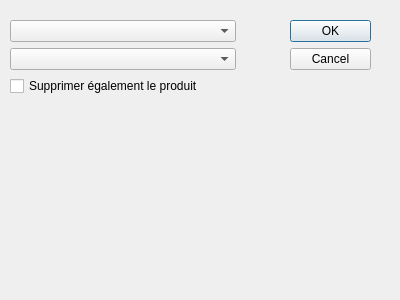
<?xml version="1.0" encoding="UTF-8"?>
<ui version="4.0">
 <class>SupprimerProduit</class>
 <widget class="QDialog" name="SupprimerProduit">
  <property name="geometry">
   <rect>
    <x>0</x>
    <y>0</y>
    <width>400</width>
    <height>300</height>
   </rect>
  </property>
  <property name="windowTitle">
   <string>Dialog</string>
  </property>
  <widget class="QDialogButtonBox" name="buttonBox">
   <property name="geometry">
    <rect>
     <x>290</x>
     <y>20</y>
     <width>81</width>
     <height>241</height>
    </rect>
   </property>
   <property name="orientation">
    <enum>Qt::Vertical</enum>
   </property>
   <property name="standardButtons">
    <set>QDialogButtonBox::Cancel|QDialogButtonBox::Ok</set>
   </property>
  </widget>
  <widget class="QWidget" name="layoutWidget">
   <property name="geometry">
    <rect>
     <x>10</x>
     <y>20</y>
     <width>226</width>
     <height>77</height>
    </rect>
   </property>
   <layout class="QVBoxLayout" name="verticalLayout">
    <item>
     <widget class="QComboBox" name="comboproduit"/>
    </item>
    <item>
     <widget class="QComboBox" name="comborecette"/>
    </item>
    <item>
     <widget class="QCheckBox" name="checkBox">
      <property name="text">
       <string>Supprimer également le produit</string>
      </property>
     </widget>
    </item>
   </layout>
  </widget>
 </widget>
 <resources/>
 <connections>
  <connection>
   <sender>buttonBox</sender>
   <signal>accepted()</signal>
   <receiver>SupprimerProduit</receiver>
   <slot>accept()</slot>
   <hints>
    <hint type="sourcelabel">
     <x>248</x>
     <y>254</y>
    </hint>
    <hint type="destinationlabel">
     <x>157</x>
     <y>274</y>
    </hint>
   </hints>
  </connection>
  <connection>
   <sender>buttonBox</sender>
   <signal>rejected()</signal>
   <receiver>SupprimerProduit</receiver>
   <slot>reject()</slot>
   <hints>
    <hint type="sourcelabel">
     <x>316</x>
     <y>260</y>
    </hint>
    <hint type="destinationlabel">
     <x>286</x>
     <y>274</y>
    </hint>
   </hints>
  </connection>
 </connections>
</ui>
